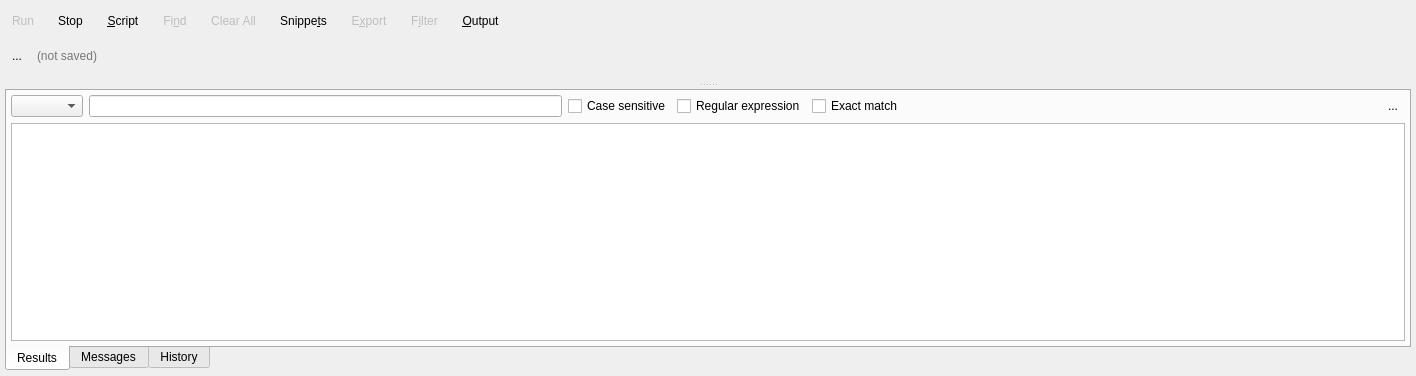
<?xml version="1.0" encoding="UTF-8"?>
<ui version="4.0">
 <class>SQLExecutionWidget</class>
 <widget class="QWidget" name="SQLExecutionWidget">
  <property name="geometry">
   <rect>
    <x>0</x>
    <y>0</y>
    <width>1416</width>
    <height>376</height>
   </rect>
  </property>
  <property name="baseSize">
   <size>
    <width>780</width>
    <height>0</height>
   </size>
  </property>
  <property name="windowTitle">
   <string>Form</string>
  </property>
  <layout class="QGridLayout" name="gridLayout">
   <property name="leftMargin">
    <number>5</number>
   </property>
   <property name="topMargin">
    <number>5</number>
   </property>
   <property name="rightMargin">
    <number>5</number>
   </property>
   <property name="bottomMargin">
    <number>5</number>
   </property>
   <item row="1" column="0">
    <widget class="QWidget" name="filename_wgt" native="true">
     <property name="minimumSize">
      <size>
       <width>0</width>
       <height>0</height>
      </size>
     </property>
     <layout class="QHBoxLayout" name="horizontalLayout_3">
      <property name="leftMargin">
       <number>0</number>
      </property>
      <property name="topMargin">
       <number>0</number>
      </property>
      <property name="rightMargin">
       <number>0</number>
      </property>
      <property name="bottomMargin">
       <number>0</number>
      </property>
      <item>
       <widget class="QToolButton" name="close_file_tb">
        <property name="toolTip">
         <string>Close the current SQL script</string>
        </property>
        <property name="text">
         <string>...</string>
        </property>
        <property name="icon">
         <iconset resource="../../res/resources.qrc">
          <normaloff>:/icons/icons/close.png</normaloff>:/icons/icons/close.png</iconset>
        </property>
        <property name="iconSize">
         <size>
          <width>32</width>
          <height>32</height>
         </size>
        </property>
        <property name="autoRaise">
         <bool>true</bool>
        </property>
       </widget>
      </item>
      <item>
       <widget class="QLineEdit" name="filename_edt">
        <property name="minimumSize">
         <size>
          <width>0</width>
          <height>25</height>
         </size>
        </property>
        <property name="toolTip">
         <string>SQL script currently handled</string>
        </property>
        <property name="autoFillBackground">
         <bool>false</bool>
        </property>
        <property name="styleSheet">
         <string notr="true">background: transparent;</string>
        </property>
        <property name="text">
         <string/>
        </property>
        <property name="frame">
         <bool>false</bool>
        </property>
        <property name="cursorPosition">
         <number>0</number>
        </property>
        <property name="readOnly">
         <bool>true</bool>
        </property>
        <property name="placeholderText">
         <string>(not saved)</string>
        </property>
       </widget>
      </item>
     </layout>
    </widget>
   </item>
   <item row="0" column="0">
    <layout class="QHBoxLayout" name="horizontalLayout">
     <property name="spacing">
      <number>10</number>
     </property>
     <item>
      <widget class="QToolButton" name="run_sql_tb">
       <property name="enabled">
        <bool>false</bool>
       </property>
       <property name="sizePolicy">
        <sizepolicy hsizetype="Preferred" vsizetype="Preferred">
         <horstretch>0</horstretch>
         <verstretch>0</verstretch>
        </sizepolicy>
       </property>
       <property name="toolTip">
        <string>Run the specified SQL command</string>
       </property>
       <property name="text">
        <string>Run</string>
       </property>
       <property name="icon">
        <iconset resource="../../res/resources.qrc">
         <normaloff>:/icons/icons/run.png</normaloff>:/icons/icons/run.png</iconset>
       </property>
       <property name="iconSize">
        <size>
         <width>32</width>
         <height>32</height>
        </size>
       </property>
       <property name="shortcut">
        <string>F5</string>
       </property>
       <property name="toolButtonStyle">
        <enum>Qt::ToolButtonTextBesideIcon</enum>
       </property>
       <property name="autoRaise">
        <bool>true</bool>
       </property>
      </widget>
     </item>
     <item>
      <widget class="QToolButton" name="stop_tb">
       <property name="enabled">
        <bool>true</bool>
       </property>
       <property name="sizePolicy">
        <sizepolicy hsizetype="Preferred" vsizetype="Preferred">
         <horstretch>0</horstretch>
         <verstretch>0</verstretch>
        </sizepolicy>
       </property>
       <property name="toolTip">
        <string>Cancel the execution of the current SQL command</string>
       </property>
       <property name="text">
        <string>Stop</string>
       </property>
       <property name="icon">
        <iconset resource="../../res/resources.qrc">
         <normaloff>:/icons/icons/stop.png</normaloff>:/icons/icons/stop.png</iconset>
       </property>
       <property name="iconSize">
        <size>
         <width>32</width>
         <height>32</height>
        </size>
       </property>
       <property name="shortcut">
        <string>Esc</string>
       </property>
       <property name="toolButtonStyle">
        <enum>Qt::ToolButtonTextBesideIcon</enum>
       </property>
       <property name="autoRaise">
        <bool>true</bool>
       </property>
      </widget>
     </item>
     <item>
      <widget class="QToolButton" name="file_tb">
       <property name="enabled">
        <bool>true</bool>
       </property>
       <property name="sizePolicy">
        <sizepolicy hsizetype="Preferred" vsizetype="Preferred">
         <horstretch>0</horstretch>
         <verstretch>0</verstretch>
        </sizepolicy>
       </property>
       <property name="toolTip">
        <string>Handle external SQL script</string>
       </property>
       <property name="text">
        <string>&amp;Script</string>
       </property>
       <property name="icon">
        <iconset resource="../../res/resources.qrc">
         <normaloff>:/icons/icons/sqlcmd.png</normaloff>:/icons/icons/sqlcmd.png</iconset>
       </property>
       <property name="iconSize">
        <size>
         <width>32</width>
         <height>32</height>
        </size>
       </property>
       <property name="shortcut">
        <string>Alt+F</string>
       </property>
       <property name="checkable">
        <bool>false</bool>
       </property>
       <property name="checked">
        <bool>false</bool>
       </property>
       <property name="popupMode">
        <enum>QToolButton::InstantPopup</enum>
       </property>
       <property name="toolButtonStyle">
        <enum>Qt::ToolButtonTextBesideIcon</enum>
       </property>
       <property name="autoRaise">
        <bool>true</bool>
       </property>
      </widget>
     </item>
     <item>
      <widget class="QToolButton" name="find_tb">
       <property name="enabled">
        <bool>false</bool>
       </property>
       <property name="sizePolicy">
        <sizepolicy hsizetype="Preferred" vsizetype="Preferred">
         <horstretch>0</horstretch>
         <verstretch>0</verstretch>
        </sizepolicy>
       </property>
       <property name="toolTip">
        <string>Search in SQL code</string>
       </property>
       <property name="text">
        <string>Fi&amp;nd</string>
       </property>
       <property name="icon">
        <iconset resource="../../res/resources.qrc">
         <normaloff>:/icons/icons/findtext.png</normaloff>:/icons/icons/findtext.png</iconset>
       </property>
       <property name="iconSize">
        <size>
         <width>32</width>
         <height>32</height>
        </size>
       </property>
       <property name="shortcut">
        <string>Ctrl+F</string>
       </property>
       <property name="checkable">
        <bool>true</bool>
       </property>
       <property name="checked">
        <bool>false</bool>
       </property>
       <property name="popupMode">
        <enum>QToolButton::InstantPopup</enum>
       </property>
       <property name="toolButtonStyle">
        <enum>Qt::ToolButtonTextBesideIcon</enum>
       </property>
       <property name="autoRaise">
        <bool>true</bool>
       </property>
      </widget>
     </item>
     <item>
      <widget class="QToolButton" name="clear_btn">
       <property name="enabled">
        <bool>false</bool>
       </property>
       <property name="sizePolicy">
        <sizepolicy hsizetype="Preferred" vsizetype="Preferred">
         <horstretch>0</horstretch>
         <verstretch>0</verstretch>
        </sizepolicy>
       </property>
       <property name="toolTip">
        <string>Clear sql input field and results</string>
       </property>
       <property name="text">
        <string>Clear All</string>
       </property>
       <property name="icon">
        <iconset resource="../../res/resources.qrc">
         <normaloff>:/icons/icons/cleartext.png</normaloff>:/icons/icons/cleartext.png</iconset>
       </property>
       <property name="iconSize">
        <size>
         <width>32</width>
         <height>32</height>
        </size>
       </property>
       <property name="toolButtonStyle">
        <enum>Qt::ToolButtonTextBesideIcon</enum>
       </property>
       <property name="autoRaise">
        <bool>true</bool>
       </property>
      </widget>
     </item>
     <item>
      <widget class="QToolButton" name="snippets_tb">
       <property name="enabled">
        <bool>true</bool>
       </property>
       <property name="sizePolicy">
        <sizepolicy hsizetype="Preferred" vsizetype="Preferred">
         <horstretch>0</horstretch>
         <verstretch>0</verstretch>
        </sizepolicy>
       </property>
       <property name="toolTip">
        <string>Export results to a CSV file</string>
       </property>
       <property name="text">
        <string>Snippe&amp;ts</string>
       </property>
       <property name="icon">
        <iconset resource="../../res/resources.qrc">
         <normaloff>:/icons/icons/codesnippet.png</normaloff>:/icons/icons/codesnippet.png</iconset>
       </property>
       <property name="iconSize">
        <size>
         <width>32</width>
         <height>32</height>
        </size>
       </property>
       <property name="shortcut">
        <string>Alt+T</string>
       </property>
       <property name="checkable">
        <bool>false</bool>
       </property>
       <property name="checked">
        <bool>false</bool>
       </property>
       <property name="popupMode">
        <enum>QToolButton::InstantPopup</enum>
       </property>
       <property name="toolButtonStyle">
        <enum>Qt::ToolButtonTextBesideIcon</enum>
       </property>
       <property name="autoRaise">
        <bool>true</bool>
       </property>
      </widget>
     </item>
     <item>
      <widget class="QToolButton" name="export_tb">
       <property name="enabled">
        <bool>false</bool>
       </property>
       <property name="sizePolicy">
        <sizepolicy hsizetype="Preferred" vsizetype="Preferred">
         <horstretch>0</horstretch>
         <verstretch>0</verstretch>
        </sizepolicy>
       </property>
       <property name="toolTip">
        <string>Export results to a CSV file</string>
       </property>
       <property name="text">
        <string>E&amp;xport</string>
       </property>
       <property name="icon">
        <iconset resource="../../res/resources.qrc">
         <normaloff>:/icons/icons/exportdata.png</normaloff>:/icons/icons/exportdata.png</iconset>
       </property>
       <property name="iconSize">
        <size>
         <width>32</width>
         <height>32</height>
        </size>
       </property>
       <property name="shortcut">
        <string>Alt+X</string>
       </property>
       <property name="checkable">
        <bool>false</bool>
       </property>
       <property name="checked">
        <bool>false</bool>
       </property>
       <property name="toolButtonStyle">
        <enum>Qt::ToolButtonTextBesideIcon</enum>
       </property>
       <property name="autoRaise">
        <bool>true</bool>
       </property>
      </widget>
     </item>
     <item>
      <widget class="QToolButton" name="filter_tb">
       <property name="enabled">
        <bool>false</bool>
       </property>
       <property name="sizePolicy">
        <sizepolicy hsizetype="Preferred" vsizetype="Preferred">
         <horstretch>0</horstretch>
         <verstretch>0</verstretch>
        </sizepolicy>
       </property>
       <property name="toolTip">
        <string>Filter the retrived results</string>
       </property>
       <property name="text">
        <string>F&amp;ilter</string>
       </property>
       <property name="icon">
        <iconset resource="../../res/resources.qrc">
         <normaloff>:/icons/icons/filter.png</normaloff>:/icons/icons/filter.png</iconset>
       </property>
       <property name="iconSize">
        <size>
         <width>32</width>
         <height>32</height>
        </size>
       </property>
       <property name="shortcut">
        <string>Alt+I</string>
       </property>
       <property name="checkable">
        <bool>true</bool>
       </property>
       <property name="checked">
        <bool>false</bool>
       </property>
       <property name="toolButtonStyle">
        <enum>Qt::ToolButtonTextBesideIcon</enum>
       </property>
       <property name="autoRaise">
        <bool>true</bool>
       </property>
      </widget>
     </item>
     <item>
      <widget class="QToolButton" name="output_tb">
       <property name="enabled">
        <bool>true</bool>
       </property>
       <property name="sizePolicy">
        <sizepolicy hsizetype="Preferred" vsizetype="Preferred">
         <horstretch>0</horstretch>
         <verstretch>0</verstretch>
        </sizepolicy>
       </property>
       <property name="toolTip">
        <string>Toggles the output pane</string>
       </property>
       <property name="text">
        <string>&amp;Output</string>
       </property>
       <property name="icon">
        <iconset resource="../../res/resources.qrc">
         <normaloff>:/icons/icons/outputpane.png</normaloff>:/icons/icons/outputpane.png</iconset>
       </property>
       <property name="iconSize">
        <size>
         <width>32</width>
         <height>32</height>
        </size>
       </property>
       <property name="shortcut">
        <string>Alt+O</string>
       </property>
       <property name="checkable">
        <bool>true</bool>
       </property>
       <property name="checked">
        <bool>false</bool>
       </property>
       <property name="toolButtonStyle">
        <enum>Qt::ToolButtonTextBesideIcon</enum>
       </property>
       <property name="autoRaise">
        <bool>true</bool>
       </property>
      </widget>
     </item>
     <item>
      <spacer name="horizontalSpacer">
       <property name="orientation">
        <enum>Qt::Horizontal</enum>
       </property>
       <property name="sizeType">
        <enum>QSizePolicy::Expanding</enum>
       </property>
       <property name="sizeHint" stdset="0">
        <size>
         <width>10</width>
         <height>20</height>
        </size>
       </property>
      </spacer>
     </item>
     <item>
      <layout class="QHBoxLayout" name="horizontalLayout_2">
       <property name="spacing">
        <number>0</number>
       </property>
       <property name="leftMargin">
        <number>0</number>
       </property>
       <item>
        <widget class="QLabel" name="label_5">
         <property name="minimumSize">
          <size>
           <width>32</width>
           <height>32</height>
          </size>
         </property>
         <property name="maximumSize">
          <size>
           <width>32</width>
           <height>32</height>
          </size>
         </property>
         <property name="text">
          <string/>
         </property>
         <property name="pixmap">
          <pixmap resource="../../res/resources.qrc">:/icons/icons/database.png</pixmap>
         </property>
         <property name="scaledContents">
          <bool>true</bool>
         </property>
         <property name="indent">
          <number>-1</number>
         </property>
        </widget>
       </item>
       <item>
        <widget class="QLabel" name="db_name_lbl">
         <property name="sizePolicy">
          <sizepolicy hsizetype="Preferred" vsizetype="Fixed">
           <horstretch>0</horstretch>
           <verstretch>0</verstretch>
          </sizepolicy>
         </property>
         <property name="toolTip">
          <string>Current working database</string>
         </property>
         <property name="text">
          <string/>
         </property>
         <property name="indent">
          <number>5</number>
         </property>
        </widget>
       </item>
      </layout>
     </item>
    </layout>
   </item>
   <item row="2" column="0">
    <widget class="QSplitter" name="v_splitter">
     <property name="orientation">
      <enum>Qt::Vertical</enum>
     </property>
     <property name="handleWidth">
      <number>8</number>
     </property>
     <property name="childrenCollapsible">
      <bool>false</bool>
     </property>
     <widget class="QWidget" name="layoutWidget">
      <layout class="QVBoxLayout" name="verticalLayout_2">
       <item>
        <widget class="QWidget" name="sql_cmd_wgt" native="true">
         <property name="enabled">
          <bool>true</bool>
         </property>
        </widget>
       </item>
       <item>
        <widget class="QWidget" name="find_wgt_parent" native="true">
         <property name="sizePolicy">
          <sizepolicy hsizetype="Preferred" vsizetype="Fixed">
           <horstretch>0</horstretch>
           <verstretch>0</verstretch>
          </sizepolicy>
         </property>
        </widget>
       </item>
      </layout>
     </widget>
     <widget class="QWidget" name="layoutWidget1">
      <layout class="QGridLayout" name="gridLayout_2">
       <property name="spacing">
        <number>0</number>
       </property>
       <item row="1" column="0" rowspan="2">
        <widget class="QWidget" name="output_wgt" native="true">
         <property name="minimumSize">
          <size>
           <width>0</width>
           <height>0</height>
          </size>
         </property>
         <layout class="QVBoxLayout" name="verticalLayout">
          <property name="spacing">
           <number>0</number>
          </property>
          <property name="leftMargin">
           <number>0</number>
          </property>
          <property name="topMargin">
           <number>0</number>
          </property>
          <property name="rightMargin">
           <number>0</number>
          </property>
          <property name="bottomMargin">
           <number>0</number>
          </property>
          <item>
           <widget class="QTabWidget" name="output_tbw">
            <property name="sizePolicy">
             <sizepolicy hsizetype="Expanding" vsizetype="Preferred">
              <horstretch>0</horstretch>
              <verstretch>0</verstretch>
             </sizepolicy>
            </property>
            <property name="tabPosition">
             <enum>QTabWidget::South</enum>
            </property>
            <property name="currentIndex">
             <number>0</number>
            </property>
            <property name="documentMode">
             <bool>false</bool>
            </property>
            <property name="movable">
             <bool>false</bool>
            </property>
            <widget class="QWidget" name="tab">
             <property name="autoFillBackground">
              <bool>false</bool>
             </property>
             <attribute name="title">
              <string>Results</string>
             </attribute>
             <layout class="QGridLayout" name="gridLayout_5">
              <property name="leftMargin">
               <number>4</number>
              </property>
              <property name="topMargin">
               <number>4</number>
              </property>
              <property name="rightMargin">
               <number>4</number>
              </property>
              <property name="bottomMargin">
               <number>4</number>
              </property>
              <item row="0" column="0">
               <widget class="QWidget" name="filter_wgt" native="true">
                <property name="minimumSize">
                 <size>
                  <width>0</width>
                  <height>0</height>
                 </size>
                </property>
                <layout class="QHBoxLayout" name="horizontalLayout_5">
                 <property name="leftMargin">
                  <number>0</number>
                 </property>
                 <property name="topMargin">
                  <number>0</number>
                 </property>
                 <property name="rightMargin">
                  <number>0</number>
                 </property>
                 <property name="bottomMargin">
                  <number>0</number>
                 </property>
                 <item>
                  <widget class="QComboBox" name="columns_cmb"/>
                 </item>
                 <item>
                  <widget class="QLineEdit" name="filter_edt">
                   <property name="sizePolicy">
                    <sizepolicy hsizetype="MinimumExpanding" vsizetype="Fixed">
                     <horstretch>0</horstretch>
                     <verstretch>0</verstretch>
                    </sizepolicy>
                   </property>
                   <property name="clearButtonEnabled">
                    <bool>true</bool>
                   </property>
                  </widget>
                 </item>
                 <item>
                  <widget class="QCheckBox" name="case_sensitive_chk">
                   <property name="sizePolicy">
                    <sizepolicy hsizetype="Fixed" vsizetype="Fixed">
                     <horstretch>0</horstretch>
                     <verstretch>0</verstretch>
                    </sizepolicy>
                   </property>
                   <property name="text">
                    <string>Case sensitive</string>
                   </property>
                  </widget>
                 </item>
                 <item>
                  <widget class="QCheckBox" name="regexp_chk">
                   <property name="sizePolicy">
                    <sizepolicy hsizetype="Fixed" vsizetype="Fixed">
                     <horstretch>0</horstretch>
                     <verstretch>0</verstretch>
                    </sizepolicy>
                   </property>
                   <property name="text">
                    <string>Regular expression</string>
                   </property>
                  </widget>
                 </item>
                 <item>
                  <widget class="QCheckBox" name="exact_chk">
                   <property name="sizePolicy">
                    <sizepolicy hsizetype="Fixed" vsizetype="Fixed">
                     <horstretch>0</horstretch>
                     <verstretch>0</verstretch>
                    </sizepolicy>
                   </property>
                   <property name="text">
                    <string>Exact match</string>
                   </property>
                  </widget>
                 </item>
                 <item>
                  <spacer name="horizontalSpacer_2">
                   <property name="orientation">
                    <enum>Qt::Horizontal</enum>
                   </property>
                   <property name="sizeHint" stdset="0">
                    <size>
                     <width>40</width>
                     <height>20</height>
                    </size>
                   </property>
                  </spacer>
                 </item>
                 <item>
                  <widget class="QToolButton" name="hide_tb">
                   <property name="toolTip">
                    <string>Hide this widget</string>
                   </property>
                   <property name="text">
                    <string>...</string>
                   </property>
                   <property name="icon">
                    <iconset resource="../../res/resources.qrc">
                     <normaloff>:/icons/icons/close1.png</normaloff>:/icons/icons/close1.png</iconset>
                   </property>
                   <property name="iconSize">
                    <size>
                     <width>25</width>
                     <height>25</height>
                    </size>
                   </property>
                   <property name="autoRaise">
                    <bool>true</bool>
                   </property>
                  </widget>
                 </item>
                </layout>
               </widget>
              </item>
              <item row="1" column="0">
               <widget class="QWidget" name="results_parent" native="true">
                <layout class="QGridLayout" name="gridLayout_3">
                 <property name="leftMargin">
                  <number>0</number>
                 </property>
                 <property name="topMargin">
                  <number>0</number>
                 </property>
                 <property name="rightMargin">
                  <number>0</number>
                 </property>
                 <property name="bottomMargin">
                  <number>0</number>
                 </property>
                 <property name="horizontalSpacing">
                  <number>6</number>
                 </property>
                 <item row="2" column="0" colspan="5">
                  <widget class="QTableView" name="results_tbw">
                   <property name="editTriggers">
                    <set>QAbstractItemView::DoubleClicked|QAbstractItemView::EditKeyPressed</set>
                   </property>
                   <property name="alternatingRowColors">
                    <bool>true</bool>
                   </property>
                   <property name="selectionMode">
                    <enum>QAbstractItemView::ContiguousSelection</enum>
                   </property>
                   <attribute name="horizontalHeaderCascadingSectionResizes">
                    <bool>false</bool>
                   </attribute>
                   <attribute name="horizontalHeaderStretchLastSection">
                    <bool>true</bool>
                   </attribute>
                   <attribute name="verticalHeaderCascadingSectionResizes">
                    <bool>false</bool>
                   </attribute>
                   <attribute name="verticalHeaderMinimumSectionSize">
                    <number>30</number>
                   </attribute>
                   <attribute name="verticalHeaderDefaultSectionSize">
                    <number>30</number>
                   </attribute>
                  </widget>
                 </item>
                </layout>
               </widget>
              </item>
             </layout>
            </widget>
            <widget class="QWidget" name="tab_2">
             <attribute name="title">
              <string>Messages</string>
             </attribute>
             <layout class="QGridLayout" name="gridLayout_4">
              <property name="leftMargin">
               <number>4</number>
              </property>
              <property name="topMargin">
               <number>4</number>
              </property>
              <property name="rightMargin">
               <number>4</number>
              </property>
              <property name="bottomMargin">
               <number>4</number>
              </property>
              <item row="0" column="0">
               <widget class="QListWidget" name="msgoutput_lst">
                <property name="editTriggers">
                 <set>QAbstractItemView::NoEditTriggers</set>
                </property>
                <property name="showDropIndicator" stdset="0">
                 <bool>false</bool>
                </property>
                <property name="alternatingRowColors">
                 <bool>true</bool>
                </property>
                <property name="selectionMode">
                 <enum>QAbstractItemView::NoSelection</enum>
                </property>
                <property name="selectionBehavior">
                 <enum>QAbstractItemView::SelectRows</enum>
                </property>
                <property name="iconSize">
                 <size>
                  <width>20</width>
                  <height>20</height>
                 </size>
                </property>
                <property name="spacing">
                 <number>2</number>
                </property>
               </widget>
              </item>
             </layout>
            </widget>
            <widget class="QWidget" name="tab_3">
             <attribute name="title">
              <string>History</string>
             </attribute>
             <layout class="QGridLayout" name="gridLayout_6">
              <property name="leftMargin">
               <number>4</number>
              </property>
              <property name="topMargin">
               <number>4</number>
              </property>
              <property name="rightMargin">
               <number>4</number>
              </property>
              <property name="bottomMargin">
               <number>4</number>
              </property>
              <item row="1" column="0">
               <widget class="QWidget" name="find_history_parent" native="true"/>
              </item>
              <item row="0" column="0">
               <widget class="QWidget" name="cmd_history_parent" native="true">
                <property name="sizePolicy">
                 <sizepolicy hsizetype="Preferred" vsizetype="Expanding">
                  <horstretch>0</horstretch>
                  <verstretch>0</verstretch>
                 </sizepolicy>
                </property>
               </widget>
              </item>
             </layout>
            </widget>
           </widget>
          </item>
         </layout>
        </widget>
       </item>
      </layout>
     </widget>
    </widget>
   </item>
  </layout>
 </widget>
 <resources>
  <include location="../../res/resources.qrc"/>
  <include location="../../res/resources.qrc"/>
  <include location="../../res/resources.qrc"/>
 </resources>
 <connections/>
</ui>
